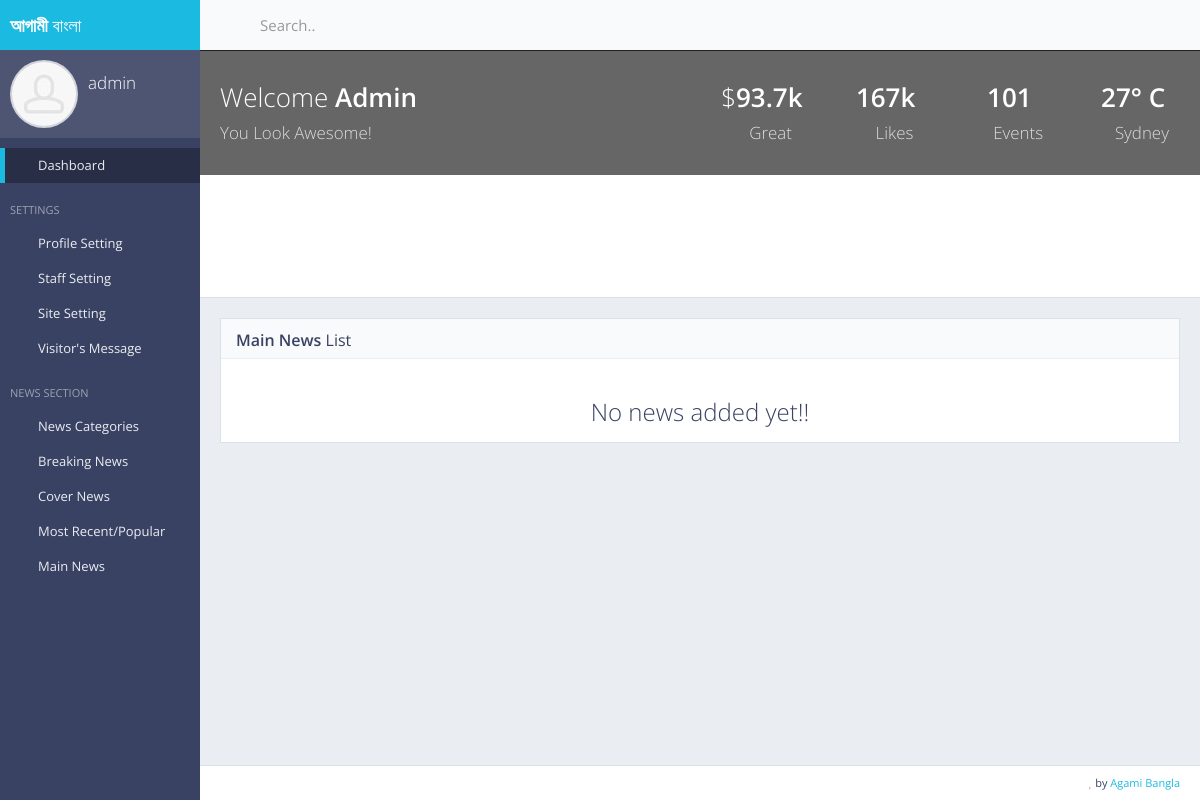
/ag/admin/visitors/msg/list/ (signed in), run on an earlier commit of the app's database.
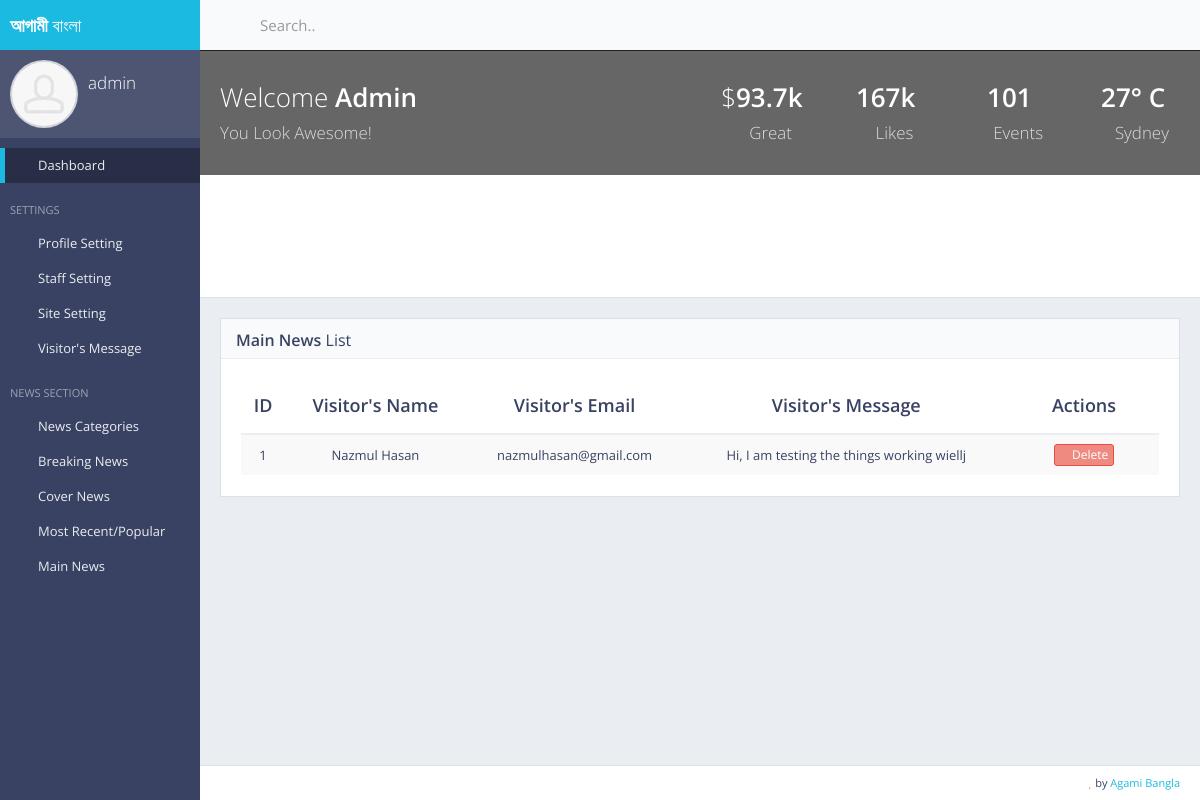
And on a later commit of the database.
### adminPanel/models.py (models this page shows, shortened)
class Visitor_message(models.Model):
    visitor_name = models.CharField(default='', max_length=60)
    visitor_email = models.CharField(default='', max_length=60)
    visitor_text = models.TextField(default='')

### adminPanel/views.py (the view)
# urls.py: url(r'^ag/admin/visitors/msg/list/$', views.adminPanel_visitor_msg_list, name='adminPanelVisitorMsgList'),
@login_required(login_url='/login/user')
def adminPanel_visitor_msg_list(request):
    visitors_msg = Visitor_message.objects.all()
    context = {
        'visitors_msg' : visitors_msg,
    }
    return render(request, 'backEnd/visitors_msg_list.html', context)

### core/templates/backEnd/visitors_msg_list.html (shortened to what this page needs)
{% extends 'backEnd/index.html' %}
{% load static %}
{% block main_content %}
<div class="block">
    <div class="block-title">
        <h2><strong>Main News</strong> List</h2>
    </div>
    <div class="table-responsive">
        {% if visitors_msg %}
        <table class="table table-vcenter table-striped">
            <thead>
            <tr>
                <th class="text-center">ID</th>
                <th class="text-center">Visitor's Name</th>
                <th class="text-center">Visitor's Email</th>
                <th class="text-center">Visitor's Message</th>
                <th style="width: 150px;" class="text-center">Actions</th>
            </tr>
            </thead>
            <tbody>
            {% for visitor in visitors_msg %}
            <tr>
                <td class="text-center">{{forloop.counter}}</td>
                <td class="text-center">{{visitor.visitor_name}}</td>
                <td class="text-center">{{visitor.visitor_email}}</td>
                <td class="text-center">{{visitor.visitor_text}}</td>
                <td class="text-center">
                    <div class="btn-group btn-group-xs">
                        <a href="{% url 'adminPanelDelVisitorMsgList' pk=visitor.pk %}" data-toggle="tooltip" title="Delete"
                           class="btn btn-danger"><i class="fa fa-times"></i> Delete</a>
                    </div>
                </td>
            </tr>
            {% endfor %}
            </tbody>
        </table>
        {% else %}
        <h3 class="text-center">No news added yet!!</h3>
        {% endif %}
    </div>
</div>
{% endblock %}

What changed in the data, as far as the page shows it:
added Visitor_message: visitor_name "Nazmul Hasan", visitor_email "nazmulhasan@gmail.com", visitor_text "Hi, I am testing the things working wiellj"
Also different on the page:
text no longer shown: "No news added yet!!"
text now shown: "ID Visitor's Name Visitor's Email Visitor's Message Actions"
